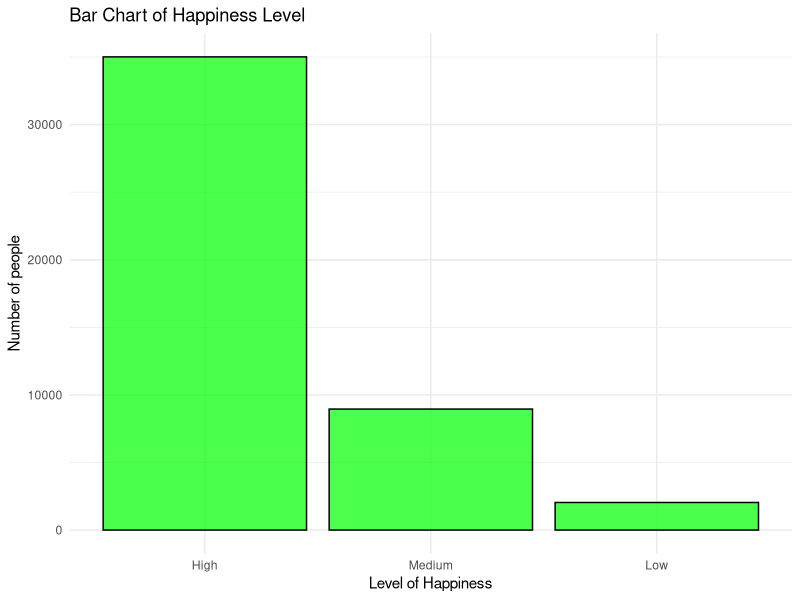
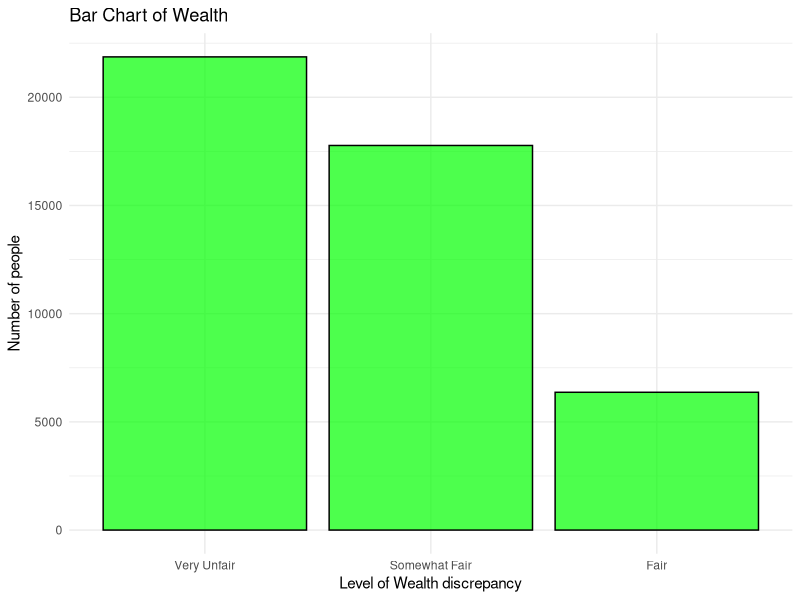
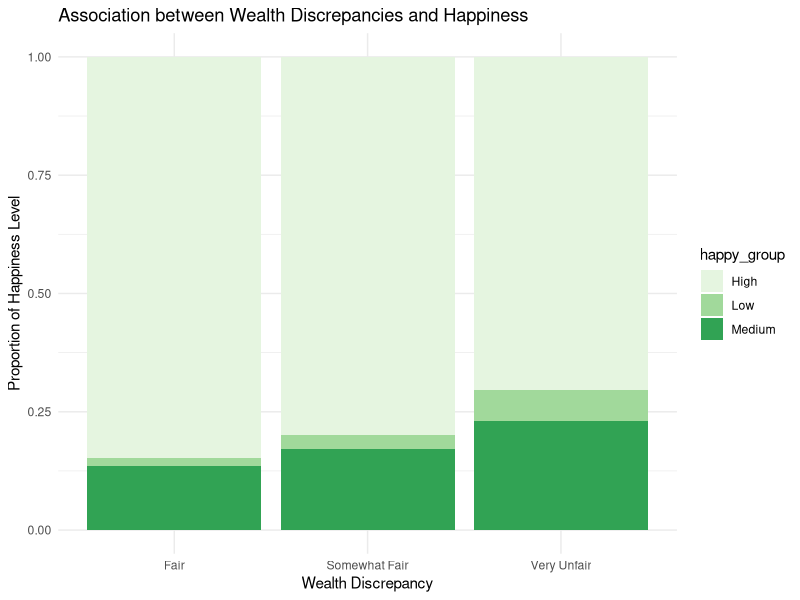
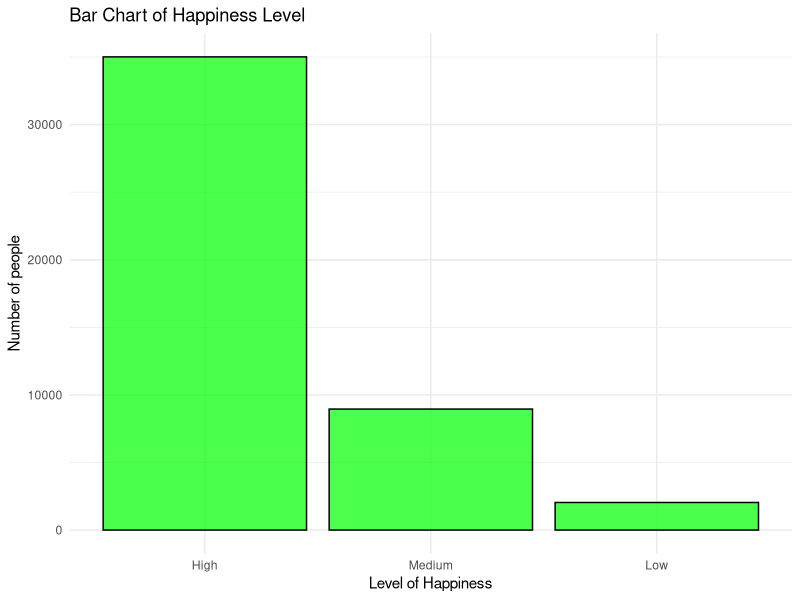
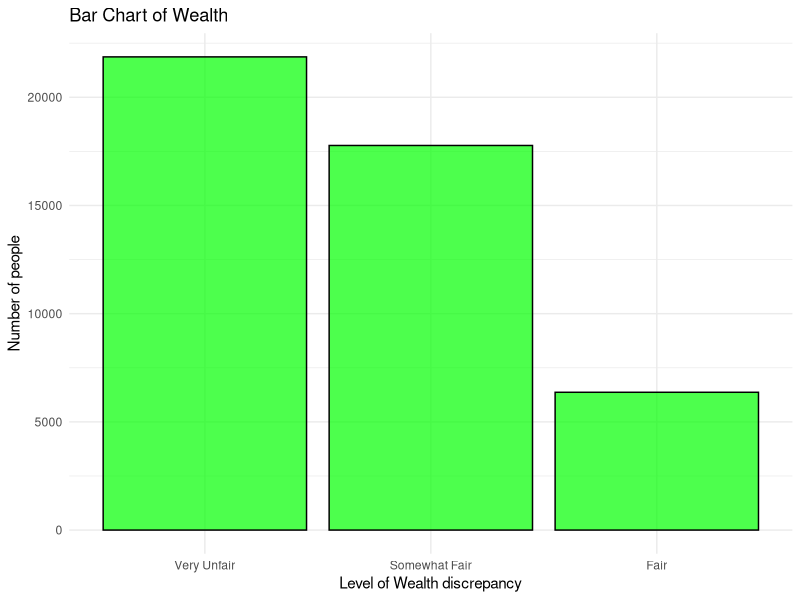
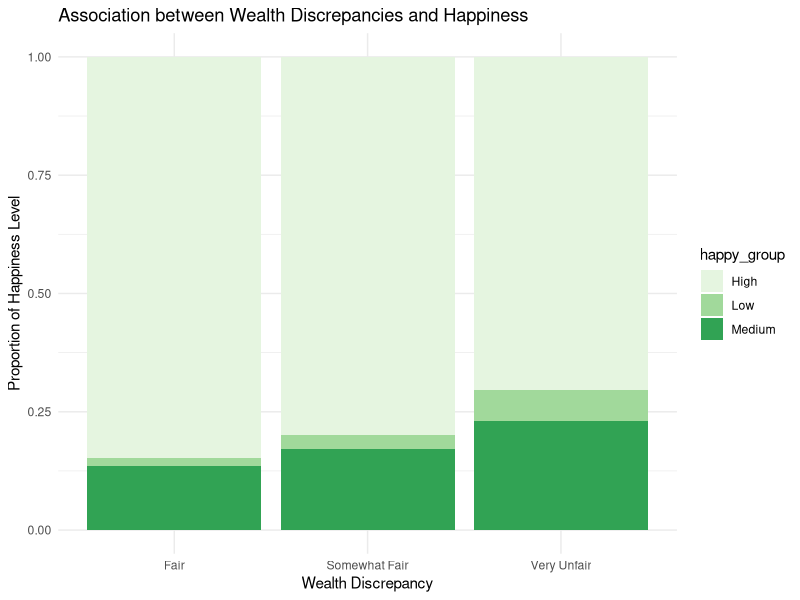

The R source for these figures, in order: (Note: this script raises an error after producing the figures.)
library(dplyr)
library(tidyverse)

# Load dataset
ESS9_clean <- read_csv("02_recoded_data/ESS9_clean.csv")

# Exploratory data analysis
# Check the structure of the dataset
str(ESS9_clean)


# Bar chart of happy_group
ggplot(ESS9_clean, aes(x = fct_infreq(happy_group))) +
  geom_bar(fill = "green", 
           color = "black", 
           alpha = 0.7) +
  labs(title = "Bar Chart of Happiness Level",
       x = "Level of Happiness",
       y = "Number of people") +
  theme_minimal()

# Saving the plot
ggsave("04_plots/happy_group_bar_chart.png", 
       width = 8, height = 6, dpi = 300)


# Bar chart of wealth discrepancy
ggplot(ESS9_clean, aes(x = fct_infreq(wealth))) +
  geom_bar(fill = "green", 
           color = "black", 
           alpha = 0.7) +
  labs(title = "Bar Chart of Wealth",
       x = "Level of Wealth discrepancy",
       y = "Number of people") +
  theme_minimal()

# Saving the plot
ggsave("04_plots/wealth_bar_chart.jpeg", 
       width = 8, height = 6, dpi = 300)



#Graph of the association between wealth discrepancies and happiness

ggplot(ESS9_clean, aes(x = wealth, fill = happy_group)) +
  geom_bar(position = "fill") +
  labs(title = "Association between Wealth Discrepancies and Happiness",
       x = "Wealth Discrepancy",
       y = "Proportion of Happiness Level") +
  scale_fill_brewer(palette = "Set4") +
  theme_minimal()

#Saving the plot
ggsave("04_plots/wealth_happiness_association.jpeg", 
       width = 8, height = 6, dpi = 300)




#regression with control variables to make the analysis more robust

lm(happy ~ wltdffr + gndr + agea, data = ESS9)

#ADD ON: regression for control variables 

control_var <- lm(happy ~ wltdffr + gndr + agea + eduyrs, data = ESS9)
control_var

# Load necessary libraries
library(broom)

# control_var plot

tidy(control_var, conf.int = TRUE) |> 
  filter(term != "(Intercept)") |> 
  ggplot(aes(x = term, y = estimate)) +
  geom_point(size = 3) +
  geom_errorbar(aes(ymin = conf.low, ymax = conf.high), width = 0.2) +
  labs(
    title = "Effect of predictors on happiness",
    x = "Predictors",
    y = "Estimated effect (with 95% CI)"
  ) +
  theme_minimal()

ggsave("04_plots/control_var_plot.jpeg", 
       width = 8, height = 6, dpi = 300)

#it's clear that wealth and education have a statistically significant effect on happiness
